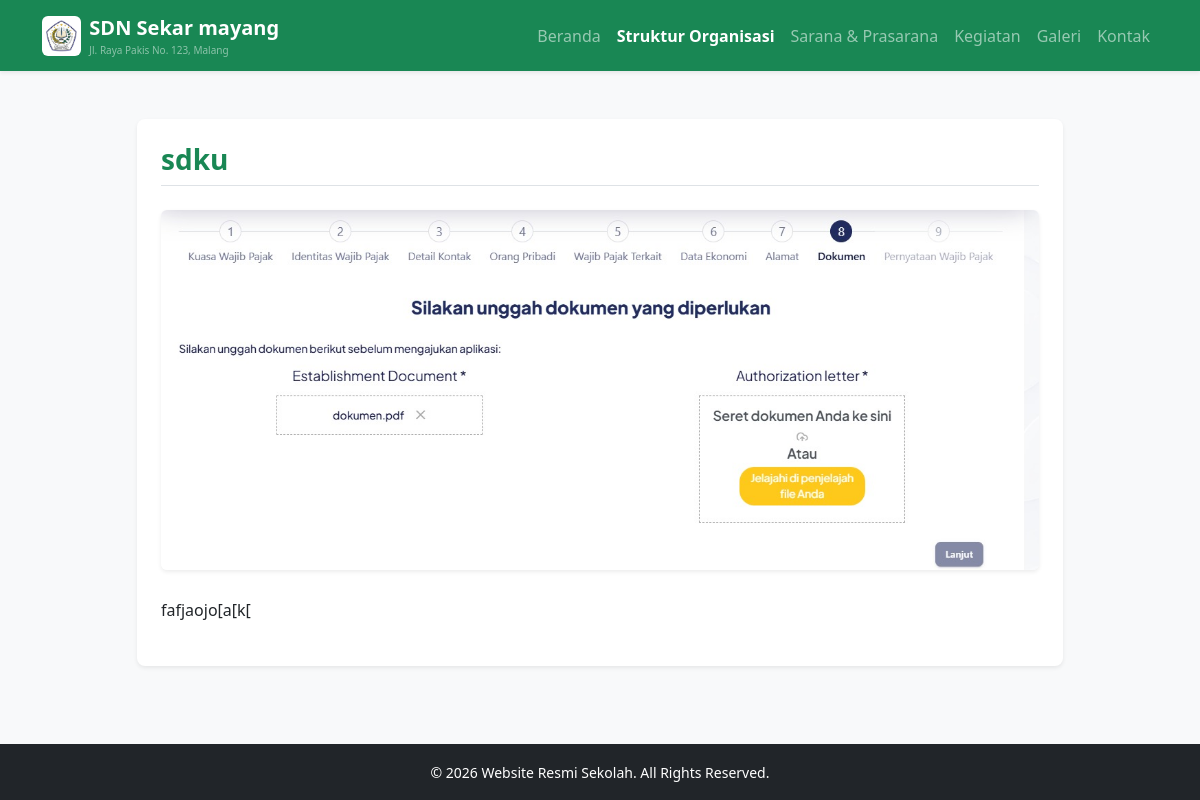
The app's page /halaman.php with its own data.
### tables this page shows
CREATE TABLE `profil_sekolah` (
  `id` int(11) NOT NULL,
  `nama_sekolah` varchar(255) NOT NULL,
  `alamat` text NOT NULL,
  `logo` varchar(255) NOT NULL
);

CREATE TABLE `halaman` (
  `id` int(11) NOT NULL,
  `kategori` varchar(50) NOT NULL,
  `judul` varchar(100) NOT NULL,
  `konten` text NOT NULL,
  `gambar` varchar(255) DEFAULT NULL
);

### halaman.php (the view, shortened to what this page needs)
<?php
include "koneksi.php";
$q_profil = mysqli_query($koneksi, "SELECT * FROM profil_sekolah WHERE id=1");
$profil   = mysqli_fetch_assoc($q_profil);
$nama_sekolah = $profil['nama_sekolah'] ?? 'SDN SUMBERSUKO';
$alamat       = $profil['alamat'] ?? 'Jl. Raya Pakis No. 123, Malang';
$logo         = !empty($profil['logo']) && file_exists('uploads/' . $profil['logo']) ? 'uploads/' . $profil['logo'] : '';
$kategori = isset($_GET['kategori']) ? mysqli_real_escape_string($koneksi, $_GET['kategori']) : 'struktur';
$query = mysqli_query($koneksi, "SELECT * FROM halaman WHERE kategori='$kategori'");
$data  = mysqli_fetch_assoc($query);
$judul  = !empty($data['judul']) ? $data['judul'] : ucfirst($kategori);
$gambar = !empty($data['gambar']) ? $data['gambar'] : '';
$konten = !empty($data['konten']) ? $data['konten'] : '<p class="text-muted">Konten untuk halaman ini belum diisi oleh operator.</p>';
?>
<!DOCTYPE html>
<html lang="id">
<head>
    <link rel="stylesheet" href="https://cdn.jsdelivr.net/npm/bootstrap@5.3.0/dist/css/bootstrap.min.css">
    <link rel="stylesheet" href="https://cdn.jsdelivr.net/npm/bootstrap-icons@1.11.1/font/bootstrap-icons.css">
</head>
<body class="bg-light d-flex flex-column min-vh-100">
<nav class="navbar navbar-expand-lg navbar-dark bg-success shadow-sm">
    <div class="container">
        <a class="navbar-brand fw-bold d-flex align-items-center" href="index.php">
            <?php if (!empty($logo)): ?>
                <img src="<?= $logo; ?>" alt="Logo" height="40" class="me-2 rounded bg-white p-1">
            <?php else: ?>
                <i class="bi bi-building-fill fs-3 me-2"></i>
            <?php endif; ?>
            <div>
                <?= htmlspecialchars($nama_sekolah); ?><br>
                <small style="font-size: 10px; font-weight: normal;" class="d-block text-white-50">
                    <?= htmlspecialchars($alamat); ?>
                </small>
            </div>
        </a>
        <div class="collapse navbar-collapse" id="navbarNav">
            <ul class="navbar-nav ms-auto">
                <li class="nav-item">
                    <a class="nav-link" href="index.php">Beranda</a>
                </li>
                <li class="nav-item">
                    <a class="nav-link <?= ($kategori == 'struktur') ? 'active fw-bold' : ''; ?>" href="halaman.php?kategori=struktur">Struktur Organisasi</a>
                </li>
                <li class="nav-item">
                    <a class="nav-link <?= ($kategori == 'sarana') ? 'active fw-bold' : ''; ?>" href="halaman.php?kategori=sarana">Sarana & Prasarana</a>
                </li>
                <li class="nav-item">
                    <a class="nav-link <?= ($kategori == 'kegiatan') ? 'active fw-bold' : ''; ?>" href="halaman.php?kategori=kegiatan">Kegiatan</a>
                </li>
                <li class="nav-item">
                    <a class="nav-link" href="galeri.php">Galeri</a>
                </li>
                <li class="nav-item">
                    <a class="nav-link" href="kontak.php">Kontak</a>
                </li>
            </ul>
        </div>
    </div>
</nav>
<div class="container my-5">
    <div class="row justify-content-center">
        <div class="col-md-10">
            <div class="card border-0 shadow-sm rounded-3 p-4 bg-white">
                <h3 class="text-success fw-bold border-bottom pb-2 mb-4">
                    <?= htmlspecialchars($judul); ?>
                </h3>
                <?php if (!empty($gambar) && file_exists('uploads/' . $gambar)): ?>
                    <div class="text-center mb-4">
                        <img src="uploads/<?= $gambar; ?>" class="img-fluid rounded shadow-sm" style="max-height: 400px; object-fit: cover;">
                    </div>
                <?php endif; ?>
                <div class="content-area lh-lg fs-6">
                    <?= $konten; ?>
                </div>
            </div>
        </div>
    </div>
</div>
<footer class="bg-dark text-white text-center py-3 mt-auto">
    <small>&copy; 2026 Website Resmi Sekolah. All Rights Reserved.</small>
</footer>
</body>
</html>

### records on screen
profil_sekolah: logo (picture), nama_sekolah "SDN Sekar mayang", alamat "Jl. Raya Pakis No. 123, Malang"
halaman: judul "sdku", gambar (picture), konten "fafjaojo[a[k["
